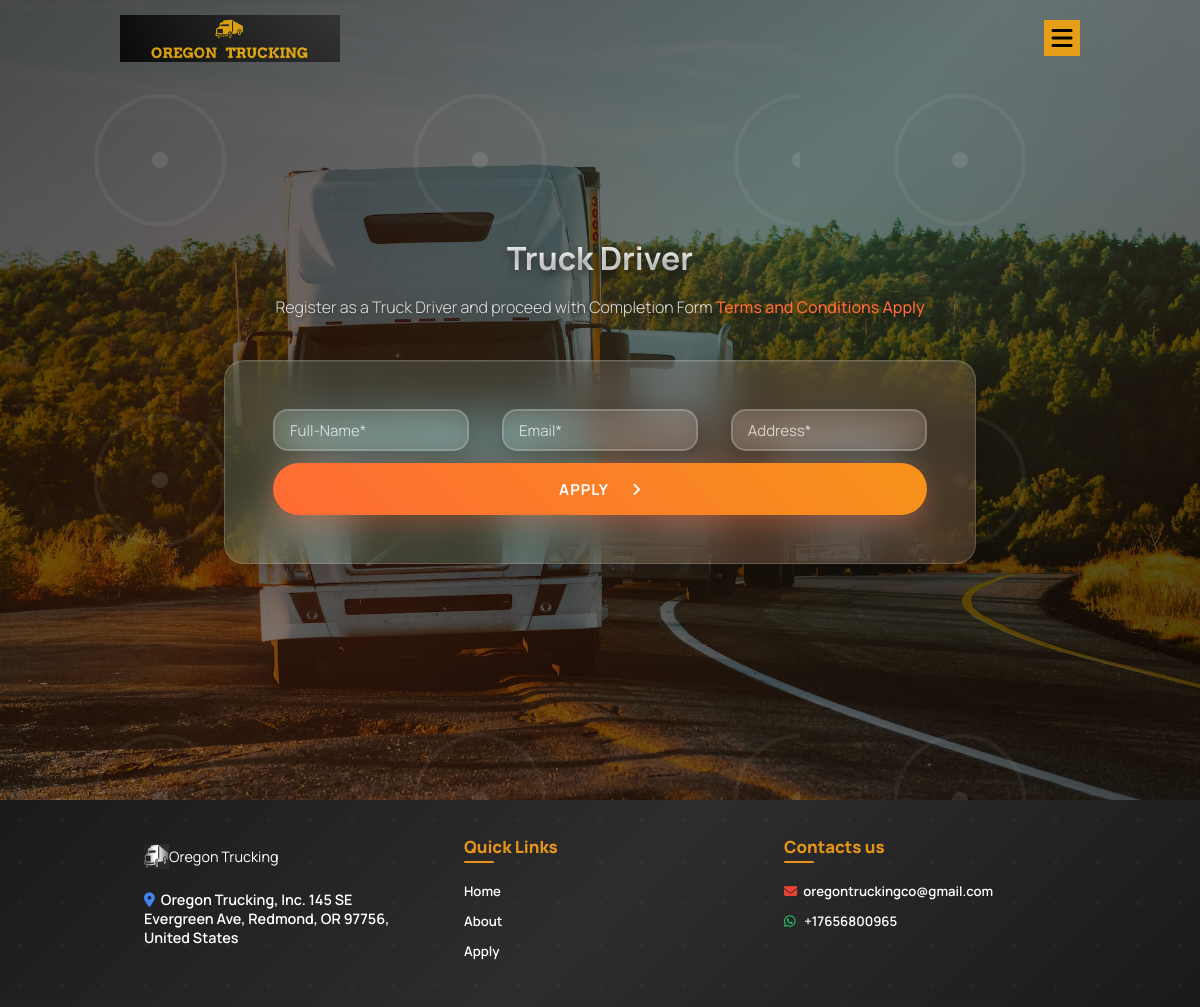
/application/1/truck-driver, run on the app's committed database.
### driver/models.py (models this page shows, shortened)
class CompanyProfile(models.Model):
    name = models.CharField(max_length=50)
    email = models.EmailField()
    phone = models.CharField(max_length=50)
    address = models.CharField(max_length=150)
    logo = models.ImageField(upload_to='logo')
    home_img = models.ImageField(upload_to='home_img')
    confirm = models.ImageField(upload_to='confirm')
    thanks = models.ImageField(upload_to='thanks')
    video = models.FileField(upload_to='video')
    p1 = models.TextField()
    p2 = models.TextField()
    p3 = models.TextField()
    p4 = models.TextField()
    copyright = models.CharField(max_length=50)
    banner_h1 = models.CharField( max_length=50,default ='higher/top_text')
    banner_h3 = models.CharField( max_length=50, default = 'lower_text')
    favicon = models.ImageField(upload_to='logo',default='favicon.jpg')
    notification = models.ImageField(upload_to='logo',default='notification.jpg')
    class Meta:
        db_table = 'CompanyProfile'
        managed = True
        verbose_name = 'CompanyProfile'
        verbose_name_plural = 'CompanyProfile'

class ApplicationChoice(models.Model):
    type = models.CharField(max_length=100)
    slug = models.SlugField(unique=True)
    item_img = models.ImageField(upload_to='item_img')
    p1 = models.TextField(blank=True,null=True)
    p2 = models.TextField(blank=True,null=True)
    p3 = models.TextField(blank=True,null=True)
    p4 = models.TextField(blank=True,null=True)
    p5 = models.TextField(blank=True,null=True)
    class Meta:
        db_table = 'application'
        managed = True
        verbose_name = 'application'
        verbose_name_plural = 'applications'

### driver/views.py (the view)
# urls.py: path('application/<str:id>/<str:slug>',views.application,name='application'),
def application(request,id,slug):
    applicant = ApplicationChoice.objects.get(pk=id)
    apply = ApplicationForm()
    if request.method == 'POST':
        apply = ApplicationForm(request.POST)
        if apply.is_valid():
            apply.save()
            messages.success(request,'successful!')
            return redirect('payment',id=id,slug=slug)
    context = {
        'applicant':applicant,
        'apply':apply,
    }
    return render(request,'details.html',context)

### driver/forms.py
class ApplicationForm(forms.ModelForm):
    class Meta:
        model = Application
        fields = ['full_name','email', 'address']

### driver/context_processor.py (called while the page is built)
def oregon(request):
    profile = CompanyProfile.objects.get(pk=1)
    context = {
        'profile': profile,
    }
    return context

### driver/templates/details.html (shortened to what this page needs)
{% extends 'base.html' %}
{% load static %}
{% block header %}
  {% include 'header2.html' %}
{% endblock %}
{% block content %}
  {% if applicant %}
    <section class="contact flf" style="background: url({{ applicant.item_img.url }}) no-repeat center; background-size: cover;">
      <div class="container">
        <h2>{{ applicant.type }}</h2>
        <h5>Register as a {{ applicant.type }} and proceed with Completion Form <a href="#about">Terms and Conditions Apply</a></h5>
        <form class="flf df_c_v jcsb" method="POST" action="{% url 'application' applicant.id applicant.slug %}">
          <input type="text" name="full_name" placeholder="Full-Name*" />
          <input type="email" name="email" placeholder="Email*" />
          <input type="text" name="address" placeholder="Address*" />
          <button id="submit" type="submit" name="submit">Apply &nbsp; <span class="fa-solid fa-angle-right"></span></button>
        </form>
      </div>
    </section>
  {% endif %}
{% endblock %}
{% block footer %}
  {% include 'footer.html' %}
{% endblock %}

### driver/templates/base.html (shortened to what this page needs)
<!DOCTYPE html>
{% load static %}
<html lang="en">
	<head>
		<link rel="stylesheet" href="{% static '' %}css/simple-lightbox.css">
		<link rel="stylesheet" href="{% static '' %}fonts/fa/css/all.css">
		<link rel="stylesheet" href="{% static '' %}style.css">
		<link rel="stylesheet" href="{% static '' %}style-global.css">
		<link rel="stylesheet" href="{% static '' %}style-responsive.css">
	</head>
	<body id="home">
        {% block header %}
        {% endblock header %}
        {% block content %}
        {% endblock content %}
        {% block footer %}
        {% endblock footer %}
	</body>
</html>

### driver/templates/header2.html (shortened to what this page needs)
{% load static %}
<header>
    <div class="container df_c_v jcsb">
        <a href="{% url 'homepage' %}" class="logo">
            <img src="{{profile.logo.url}}" alt="" />
        </a>
        <div class="menucontrols">
            <a href="javascript:void();" class="showmenu df_c_hv">
                <span class="fa-solid fa-bars"></span>
            </a>
        </div>
    </div>
</header>

### driver/templates/footer.html (shortened to what this page needs)
{% load static %}
<footer class="flf">
  <div class="container">
    <div class="row">
      <div class="column al df_c_v">
        <img src="{{ profile.favicon.url }}" alt="" style="height: 25px;width: 25px;" />
        <p>Oregon Trucking</p>
        <p>
          <a href="#map"><span class="fa-solid fa-location-dot"></span>{{ profile.address }}</a>
        </p>
      </div>
      <div class="column al df_c_v">
        <ul>
          <li>Quick Links</li>
          <li>
            <a href="{% url 'homepage' %}">Home</a>
          </li>
          <li>
            <a href="#about">About</a>
          </li>
          <li>
            <a href="#services">Apply</a>
          </li>
        </ul>
      </div>
      <div class="column al df_c_v">
        <ul>
          <li>Contacts us</li>
          <li>
            <a href="mailto:{{ profile.email }}"><i class="fa-solid fa-envelope"></i>{{ profile.email }}</a>
          </li>
          <li>
            <a href="sms:{{ profile.phone }}?&body=Hi%20there%20I%2520my%20name%20is%2520NAME"><span class="fa-brands fa-whatsapp"></span>&nbsp;{{ profile.phone }}</a>
          </li>
        </ul>
      </div>
    </div>
  </div>
</footer>

### driver/static/style-global.css (style rules this page uses)
* { box-sizing: border-box; -webkit-box-sizing: border-box; margin: 0; padding: 0; }
ol, ul { list-style: none; }
body { background: #fff; line-height: normal; overflow-x: hidden; }
a { text-decoration: none; }
.container { width: 75vw; margin: 0 auto 0 auto; }
.flf { float: left; width: 100%; }
.df_c_hv { display: flex; flex-wrap: wrap; justify-content: center; align-items: center; }
.df_c_v { display: flex; flex-wrap: wrap; align-items: center; }
.jcsb { justify-content: space-between; }

### driver/static/style-responsive.css (style rules this page uses)
@media (max-width:1200px) { .container { width: 80%; } }
@media (max-width:1200px) { header { padding: 15px 0; } }
@media (max-width:1200px) { header a.logo { font-size: 36px; } }
@media (max-width:1200px) { header a.logo img { float: left; width: 220px; height: auto; } }
@media (max-width:1200px) { .menucontrols a { width: 36px; height: 36px; font-size: 24px; } }
@media (max-width:1200px) { .contact { padding:45px 0; } }
@media (max-width:1200px) { .contact h2 { font-size:32px; margin-bottom: 15px; } }
@media (max-width:1200px) { .contact h5 { font-size:16px; margin-bottom: 30px; } }
@media (max-width:1200px) { .contact form { margin-top: 10px; } }
@media (max-width:1200px) { .contact form input[type="text"], .contact form input[type="email"], .contact form textarea { float: left; width: 30%; height:42px; padding: 0 0 0 15px; font-size: 15px; margin-bottom: 12px; } }
@media (max-width:1200px) { .contact form button { height: 52px; font-size:15px; padding: 0 25px; } }
@media (max-width:1200px) { footer { padding: 35px 0; } }

### data on the page
CompanyProfile: logo (picture), favicon (picture), address "Oregon Trucking, Inc. 145 SE Evergreen Ave, Redmond, OR 97756, United States", email "oregontruckingco@gmail.com", phone "+17656800965"
ApplicationChoice: item_img (picture), type "Truck Driver"
